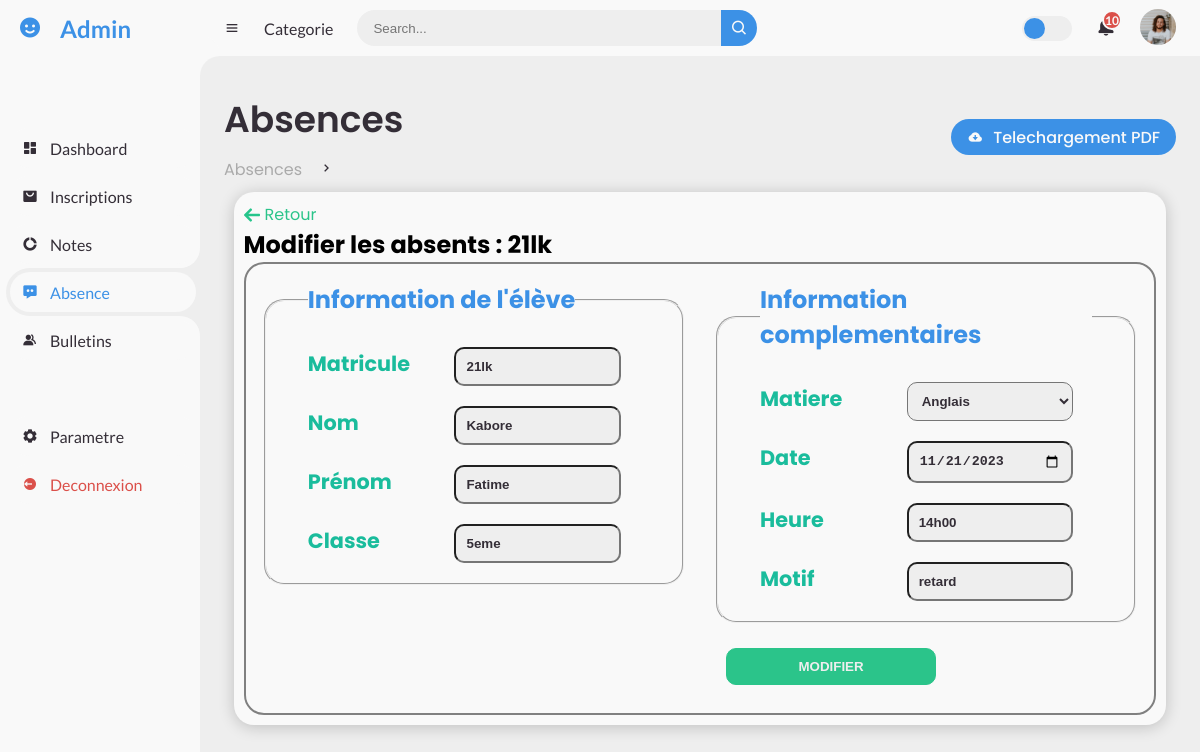
Screenshot of /admin/modifierAbsence.php?id=4 with the database file from the repository.
### tables this page shows
CREATE TABLE IF NOT EXISTS `absenceeleve` (
  `id` int(11) NOT NULL AUTO_INCREMENT,
  `matricule` varchar(250) NOT NULL,
  `matiere` varchar(250) NOT NULL,
  `nom` varchar(250) NOT NULL,
  `prenom` varchar(250) NOT NULL,
  `classe` varchar(250) NOT NULL,
  `datedebut` date NOT NULL,
  `heureabsence` varchar(250) NOT NULL,
  `motifeabsence` varchar(250) NOT NULL,
  PRIMARY KEY (`id`)
);

### admin/modifierAbsence.php (the view, shortened to what this page needs)
<!DOCTYPE html>
<html lang="en">
<head>
	<link href='https://unpkg.com/boxicons@2.0.9/css/boxicons.min.css' rel='stylesheet'>
	<link rel="stylesheet" href="style.css">
</head>
<body>
	<section id="sidebar">
		<a href="#" class="brand">
			<i class='bx bxs-smile'></i>
			<span class="text">Admin</span>
		</a>
		<ul class="side-menu top">
			<li>
				<a href="index.php">
					<i class='bx bxs-dashboard' ></i>
					<span class="text">Dashboard</span>
				</a>
			</li>
			<li>
				<a href="inscription.php">
					<i class='bx bxs-shopping-bag-alt' ></i>
					<span class="text">Inscriptions</span>
				</a>
			</li>
			<li>
				<a href="note.php">
					<i class='bx bxs-doughnut-chart' ></i>
					<span class="text">Notes</span>
				</a>
			</li>
			<li class="active">
				<a href="listeAbsence.php">
					<i class='bx bxs-message-dots' ></i>
					<span class="text">Absence</span>
				</a>
			</li>
			<li>
				<a href="bulletin.php">
					<i class='bx bxs-group' ></i>
					<span class="text">Bulletins</span>
				</a>
			</li>
		</ul>
		<ul class="side-menu">
			<li>
				<a href="#">
					<i class='bx bxs-cog' ></i>
					<span class="text">Parametre</span>
				</a>
			</li>
			<li>
				<a href="../index.php" class="logout">
					<i class='bx bxs-log-out-circle' ></i>
					<span class="text">Deconnexion</span>
				</a>
			</li>
		</ul>
	</section>
	<section id="content">
		<nav>
			<i class='bx bx-menu' ></i>
			<a href="#" class="nav-link">Categorie</a>
			<form action="#">
				<div class="form-input">
					<input type="search" placeholder="Search...">
					<button type="submit" class="search-btn"><i class='bx bx-search' ></i></button>
				</div>
			</form>
			<label for="switch-mode" class="switch-mode"></label>
			<a href="#" class="notification">
				<span class="num">10</span>
			</a>
			<a href="#" class="profile">
				<img src="img/people.png">
			</a>
		</nav>
		<main>
			<div class="head-title">
				<div class="left">
					<h1>Absences</h1>
					<ul class="breadcrumb">
						<li>
							<a href="#">Absences</a>
						</li>
						<li><i class='bx bx-chevron-right' ></i></li>
					</ul>
				</div>
				<a href="#" class="btn-download">
					<i class='bx bxs-cloud-download' ></i>
					<span class="text">Telechargement PDF</span>
				</a>
			</div>
    <?php
          include_once "connexion.php";
          $id = $_GET['id'];
          $req = mysqli_query($con , "SELECT * FROM absenceeleve WHERE id = $id");
          $row = mysqli_fetch_assoc($req);
    ?>
    <div class="form">
        <a href="listeAbsence.php" class="back_btn"><img src="images/back.png"> Retour</a>
        <h1>Modifier les absents : <?php echo $row['matricule']?> </h1>
        <form action="" method="POST">
            <div class="absence">
                <div>
                    <fieldset>
                        <legend>Information de l'élève</legend>
                        <label>Matricule</label>
                        <input type="text" name="matricule" value="<?php echo ($row['matricule'])?>" readonly><br>
                        <label>Nom</label>
                        <input type="text" name="nom" value="<?php echo ($row['nom'])?>" readonly><br>
                        <label>Prénom</label>
                        <input type="text" name="prenom" value="<?php echo ($row['prenom'])?>" readonly><br>
                        <label>Classe</label>
                        <input type="text" name="classe" value="<?php echo ($row['classe'])?>" readonly>
                    </fieldset>
                </div>
                <div>
                    <fieldset>
                        <legend>Information complementaires</legend>
                        <label>Matiere</label>
                        <select name="matiere" id="">
                            <option value="<?php echo ($row['matiere'])?>">
                                <?php echo ($row['matiere']); ?>
                            </option>
                        </select><br>
                        <label>Date</label>
                        <input type="date" name="datedebut" value="<?php echo ($row['datedebut'])?>"><br>
                        <label>Heure</label>
                        <input type="text" name="heureabsence" value="<?php echo ($row['heureabsence'])?>"><br>
                        <label>Motif</label>
                        <input type="text" name="motifeabsence" value="<?php echo ($row['motifeabsence'])?>">
                    </fieldset>
                        <input type="submit" value="Modifier" name="button">
                </div>
            </div>
        </form>
    </div>
    </main>
	</section>
</body>
</html>

### rows the page displays
absenceeleve: matricule "21lk", nom "Kabore", prenom "Fatime", classe "5eme", matiere "Anglais", datedebut "11/21/2023", heureabsence "14h00", motifeabsence "retard"
